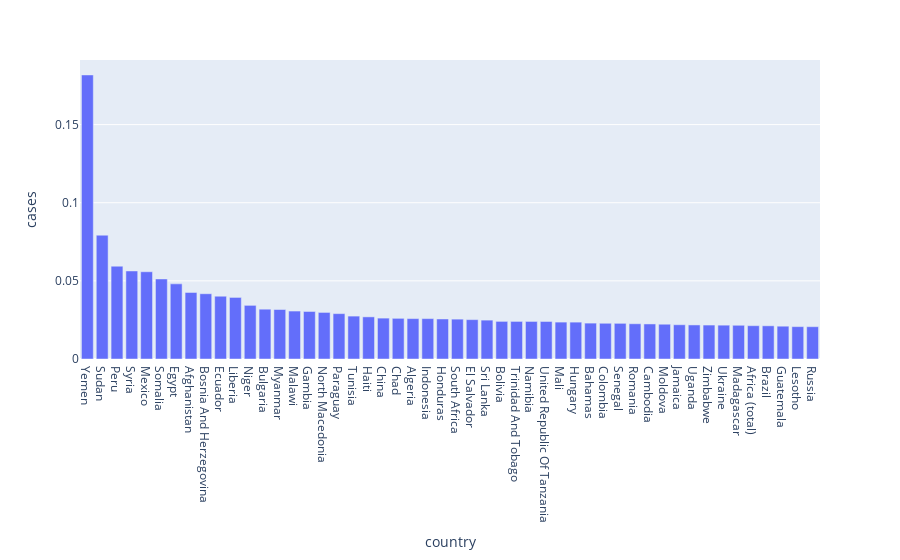

Here is the notebook cell this chart was saved with:
### Code cell
px.bar(df_mortality_rate.head(50), x = "country", y = "cases")

### Figure 1 — Plotly figure (JSON) as saved in the notebook; plotly's stock layout.template omitted (floating-point values rounded to 4 significant figures)
{"data": [{"alignmentgroup": "True", "hovertemplate": "country=%{x}<br>cases=%{y}<extra></extra>", "legendgroup": "", "marker": {"color": "#636efa", "pattern": {"shape": ""}}, "name": "", "offsetgroup": "", "orientation": "v", "showlegend": false, "textposition": "auto", "type": "bar", "x": ["Yemen", "Sudan", "Peru", "Syria", "Mexico", "Somalia", "Egypt", "Afghanistan", "Bosnia And Herzegovina", "Ecuador", "Liberia", "Niger", "Bulgaria", "Myanmar", "Malawi", "Gambia", "North Macedonia", "Paraguay", "Tunisia", "Haiti", "China", "Chad", "Algeria", "Indonesia", "Honduras", "South Africa", "El Salvador", "Sri Lanka", "Bolivia", "Trinidad And Tobago", "Namibia", "United Republic Of Tanzania", "Mali", "Hungary", "Bahamas", "Colombia", "Senegal", "Romania", "Cambodia", "Moldova", "Jamaica", "Uganda", "Zimbabwe", "Ukraine", "Madagascar", "Africa (total)", "Brazil", "Guatemala", "Lesotho", "Russia"], "xaxis": "x", "y": [0.1818, 0.07923, 0.0594, 0.05634, 0.05584, 0.05123, 0.04809, 0.04257, 0.04177, 0.04017, 0.03941, 0.03433, 0.03188, 0.03168, 0.03068, 0.03041, 0.0298, 0.02903, 0.02745, 0.02697, 0.02617, 0.02602, 0.02585, 0.02585, 0.02562, 0.02551, 0.02519, 0.02488, 0.02408, 0.02406, 0.02404, 0.02401, 0.02361, 0.0236, 0.02297, 0.02287, 0.02283, 0.02256, 0.02243, 0.02225, 0.02192, 0.0218, 0.02172, 0.02166, 0.02158, 0.02132, 0.02124, 0.021, 0.02071, 0.02068], "yaxis": "y"}], "layout": {"barmode": "relative", "legend": {"tracegroupgap": 0}, "margin": {"t": 60}, "xaxis": {"anchor": "y", "domain": [0, 1], "title": {"text": "country"}}, "yaxis": {"anchor": "x", "domain": [0, 1], "title": {"text": "cases"}}}}
